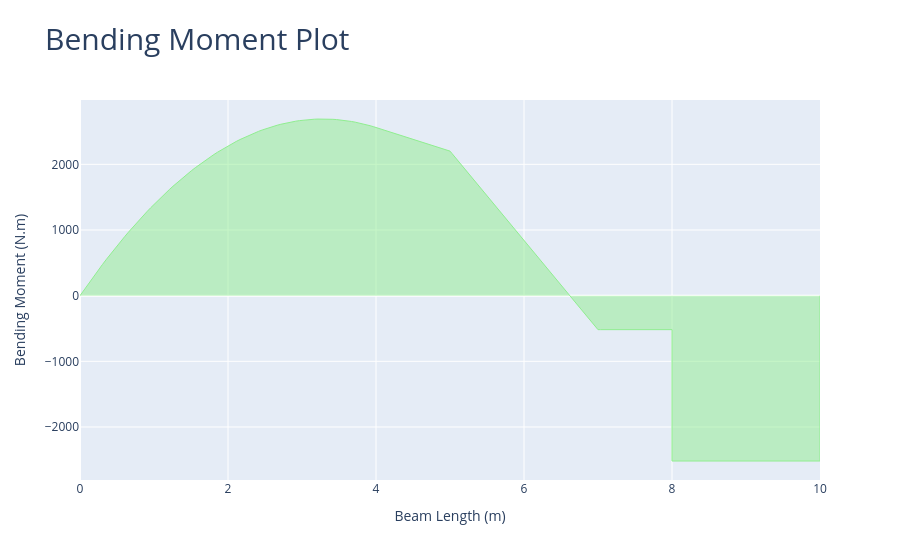

Notebook code for this chart:
### Code cell
momentos = viga.plot_bending_moment()
momentos

### Figure 1 — Plotly figure (JSON) as saved in the notebook; plotly's stock layout.template omitted (floating-point values rounded to 4 significant figures; data arrays with more than 128 entries replaced by an {"elided": "..."} marker saying what was removed)
{"data": [{"fill": "tozeroy", "hovertemplate": "x: %{x:.3f} %{meta[0]}<br>f(x): %{y:.3f} %{meta[1]}", "line": {"color": "lightgreen", "width": 1}, "meta": ["m", "N.m"], "mode": "lines", "name": "Bending Moment", "type": "scatter", "x": {"elided": "210 float values"}, "y": {"elided": "210 float values"}}], "layout": {"title": {"font": {"size": 30}, "text": "Bending Moment Plot"}, "xaxis": {"title": {"text": "Beam Length (m)"}}, "yaxis": {"title": {"text": "Bending Moment (N.m)"}}}}
